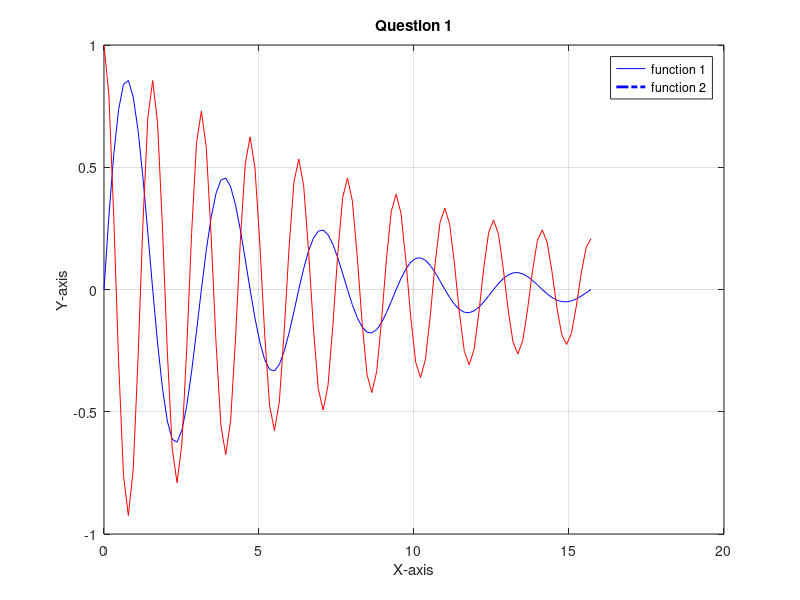

Write MATLAB code to recreate this figure. (Note: this script raises an error after producing the figure.)
x = 0:pi/20:5*pi;
y1 = exp(-0.2*x) .* sin(2*x);
y2 = exp(-0.1*x) .* cos(4*x);

fig = figure;
plot(x, y1, 'b');
hold on;
plot(x, y2, 'r');
hold off;

xlabel('X-axis');
ylabel('Y-axis');
title('Question 1');

legend('function 1', 'function 2', 'Location', 'best');
grid on;

lines = findobj(fig, 'Type', 'Line');
set(lines(1), 'LineStyle', '-.', 'Color', [0 0 1], 'LineWidth', 2); % First plot settings
set(lines(2), 'LineStyle', '- -', 'Color', [1 0 1], 'LineWidth', 2); % Second plot settings
